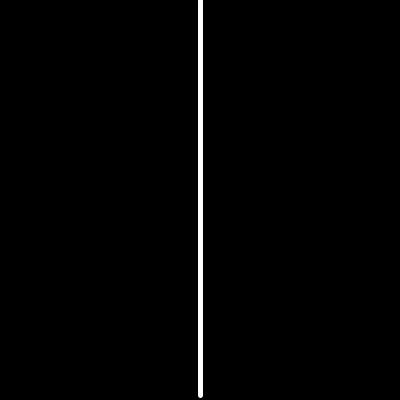
Frame 1 (no input)
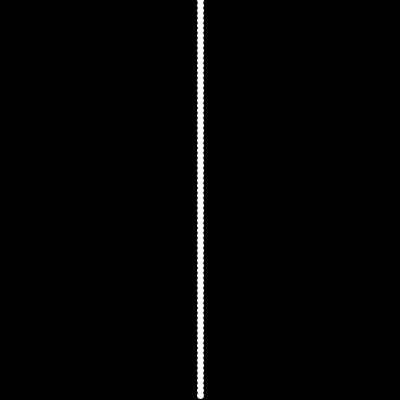
Frame 60 (the mouse pressed at the canvas centre just before this capture)
Frame 120 (the mouse held since frame 60 and released just before this capture): identical to frame 60, image omitted

The Processing sketch that drew these frames (run headless with seeded random() and noise(); from frame 60 on, the mouse is pressed at the canvas centre):

// Processing sketch: SpringAnimation
// ── SpringAnimation.pde

ArrayList<Ball> balls;
ArrayList<Spring> springs;

float ballCount = 80;

Ball createBall(int i)
{
    int r = (int)random(5);
    

    PVector position = new PVector(width/2, i);
    
    PVector velocity = PVector.random2D();
    velocity.setMag(random(1, 3));
    
    int c = color(255);
    
    return new Ball(position, velocity, r, c, .95); 
}


void keyPressed()
{
  if (key == ' ')
  {
    for (int i = 0; i < 5; i++){ 
    pushEverything(width/2 + 10, (height)/2, -0.02); //height-620
    } 
  }
  
  if (key == 'a' || key == 'A'){
    
   for (Ball b: balls){
     b.bounce = false;
   }
    for (int i = 0; i<springs.size(); i+=2){
      springs.remove(i); 
    //balls.get(i).velocity.setMag(random(.5,1));
    }
    springs.remove(springs.size()-1);
   for (int i = 0; i<ballCount; i++)
   { 
     pushEverything((balls.get(i).position.x +5), balls.get(i).position.y, random(-0.15,-0.05));
   }
   
  }
  
  if (key == 'r')
  {
   initialize();
   } 
}

void addEverything()
{
  for (int i = 0; i < ballCount; i++)
  {
    int r = 1;
    PVector position = new PVector(width/2, (height)* i/ballCount);  //height-620
    PVector velocity = PVector.random2D();
    velocity.setMag(0);
    int c = color(255);
    
    Ball b = new Ball(position, velocity, r, c, 1);
    balls.add(b);
    
    
  }

  for (int i = 0; i < balls.size()-1; i++)
  {
    Spring spring = new Spring(balls.get(i), balls.get(i+1), .2);
    springs.add(spring);
  }
  
  balls.get(0).setVelocityMultiplier(0);
  balls.get((int)ballCount-1).setVelocityMultiplier(0);
}


void setup() 
{
  size(400,400); //fullScreen();
  noCursor(); 
  initialize();
}

void initialize()
{
  balls = new ArrayList<Ball>();
  springs = new ArrayList<Spring>();
  
  addEverything();
}
void draw()
{
background(0);

  for (Ball b : balls)
      b.display();

  for (Spring s : springs)
  {
      s.update();
      s.display();
  }
  
// pushEverything(mouseX, mouseY);
   
}

void pushEverything(float x, float y, float v)
{
 for (Ball b : balls)
   {
     if (dist(x, y, b.position.x, b.position.y) < 20) {
       PVector force = new PVector(x, y);
       force.sub(b.position);
       force.mult(v);
       b.push(force);
      
   } 
   }
}
// ── Ball.pde
class Ball 

{
    PVector position;
    PVector velocity;
    PVector acceleration; // = new PVector(0, .1);

    int r;
    int c;
    float velocityMultiplier;
    
    boolean bounce = true;

    Ball(PVector positionIn, PVector velocityIn, int rIn, int cIn, float velocityMultiplierIn)
    {
        position = positionIn;
        velocity = velocityIn;
        
        r = rIn;
        c = cIn;
        velocityMultiplier = velocityMultiplierIn;
    }
    
    void display()
    {
        fill(c);
        stroke(c);
        ellipse(position.x, position.y, r*2, r*2);
        
        velocity.mult(velocityMultiplier);
        position.add(velocity);
        if (acceleration != null) velocity.add(acceleration);
        
        if (bounce)
        {
            if (position.x < r || position.x > width-r) 
                velocity.mult(-1);

            if (position.y < r || position.y > height-r)
                velocity.mult(-1);
        }
    }
        
    float x() {return position.x;}
    float y() {return position.y;}
    PVector position() {return position.copy();}

    void setVelocityMultiplier(float velocityMultiplier) {this.velocityMultiplier = velocityMultiplier;}
    void noBounce() {bounce = false;}

    void push(PVector force)
    {
        velocity.add(force);
    }
    
   
}
// ── Spring.pde
class Spring
{
    Ball one;
    Ball two;
    float k;
    float x0;

    Spring(Ball one, Ball two, float k)
    {
        this.one = one;
        this.two = two;
        this.k = k;

        x0 = dist(one.x(), one.y(), two.x(), two.y());
    }

    void update()
    {
        float x = dist(one.x(), one.y(), two.x(), two.y()) - x0;

        PVector force = one.position();
        force.sub(two.position());
        force.setMag(2*k*x);

        two.push(force);

        force.mult(-1);
        one.push(force);
    }

    void display()
    {
        if (one != null && two != null)
        {
            stroke(255);
            fill(255);
            strokeWeight(5);
            line(one.x(), one.y(), two.x(), two.y());
           // text(k, (one.x() + two.x())/2, (one.y() + two.y())/2);
        }
    }
}
